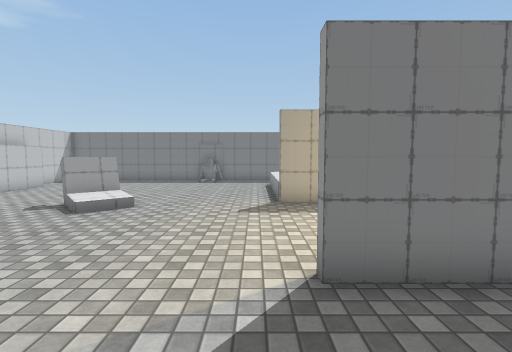
view 1 (above)

14 first-person views from a walk through a Unity game level. The camera is 1.5 m above the floor, tilts 4° down and sees 85° across. The floor is counted in squares, 1 m on a side. Each view is taken from the middle of a square. On the plan, view 1 faces up. The plan holds only what a view shows up to about 14 squares ahead; the rest is blank. The place goes on beyond the plan. The player is left out. Some surface patterns are stand-ins.

view 2
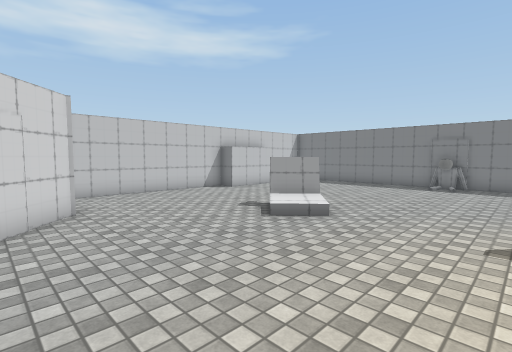

view 3
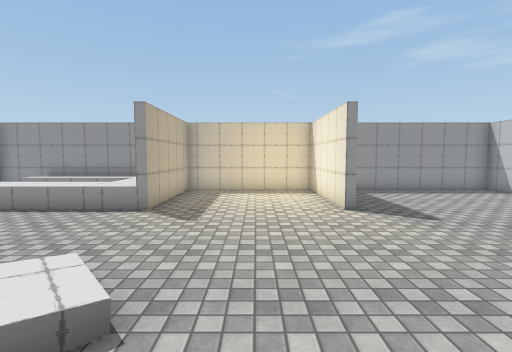

view 4
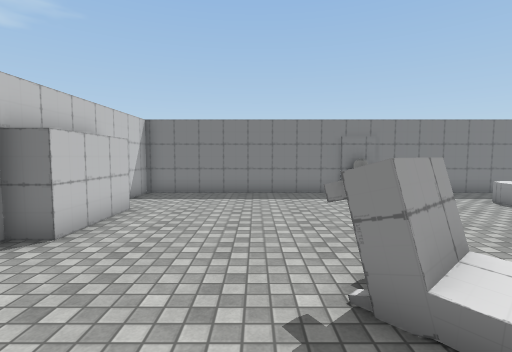

view 5
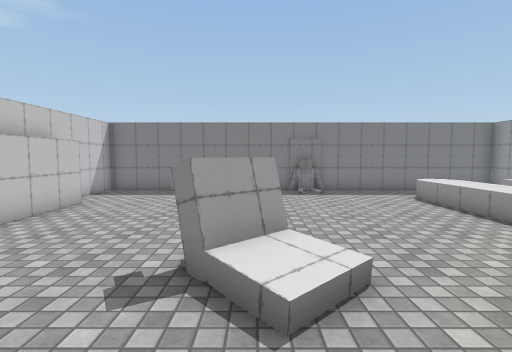

view 6
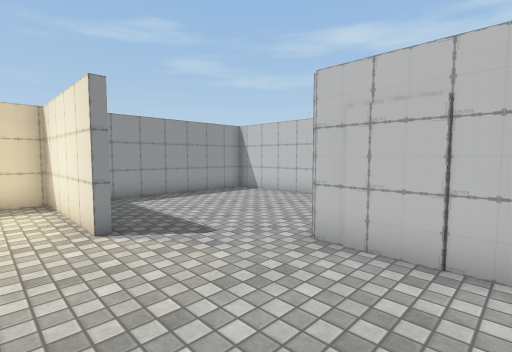

view 7
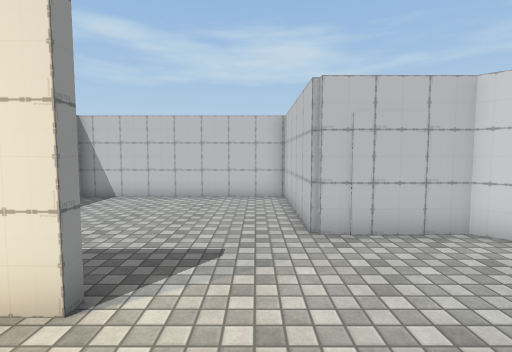

view 8
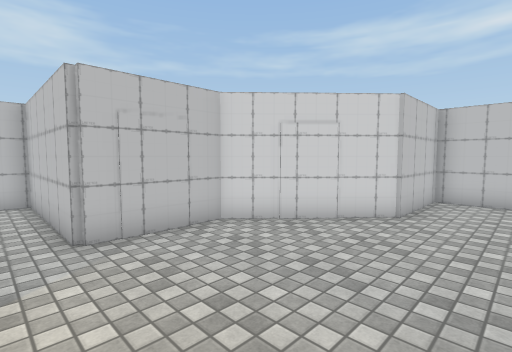

view 9
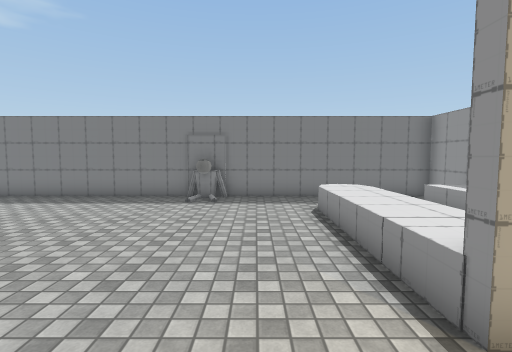

view 10
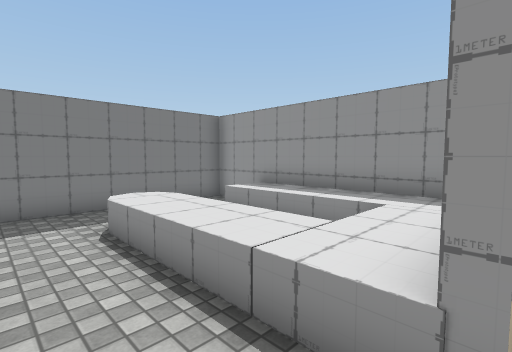

view 11
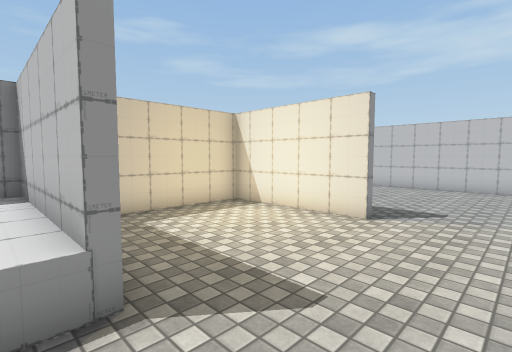

view 12
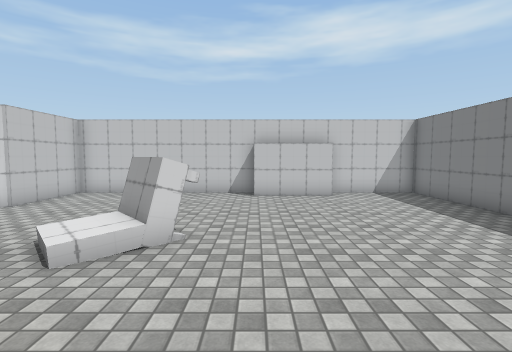

view 13
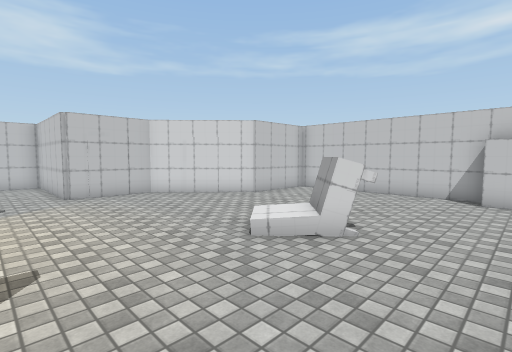

view 14
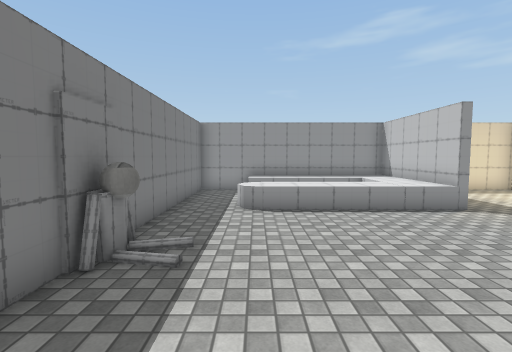

### Floor plan
Key: @ floor where view 1 was taken; # wall or solid block; . floor; ^ raised ledge; C chair; O other object.
Columns run from 12 left of view 1 to 6 right of it. Each row starts with its distance up from view 1.
 18 ###################
 17 #........O#.......#
 16 #.................#
 15 #............^^ ^^#
 14 #O...........^^ ^^#
 13  O...........^^ ^^#
 12  O...........^^ ^^#
 11 #O...........^^^^^#
 10 #......C.....^^^^^#
  9 #.....CC.....######
  8 #......OO.........#
  7 #.................#
  6 #.................#
  5 #.................#
  4 ####..............#
  3    ###.......######
  2      ##...........#
  1       ####........#
  0          ##.@.....#
 -1           #.......#
 -2           #.......#
 -3           #.......#
 -4           #.......#
 -5           #########

Where each view was taken, in squares from view 1:
view 1: 0 up, 0 right, facing up
view 2: 2 up, 0 right, facing up-left
view 3: 6 up, 7 left, facing right
view 4: 6 up, 7 left, facing up
view 5: 5 up, 5 left, facing up
view 6: 5 up, 5 left, facing down-right
view 7: 6 up, 1 left, facing down
view 8: 6 up, 1 left, facing down-left
view 9: 7 up, 1 left, facing up
view 10: 9 up, 1 left, facing up-right
view 11: 10 up, 2 left, facing down-right
view 12: 11 up, 0 right, facing left
view 13: 12 up, 0 right, facing down-left
view 14: 15 up, 7 left, facing right
